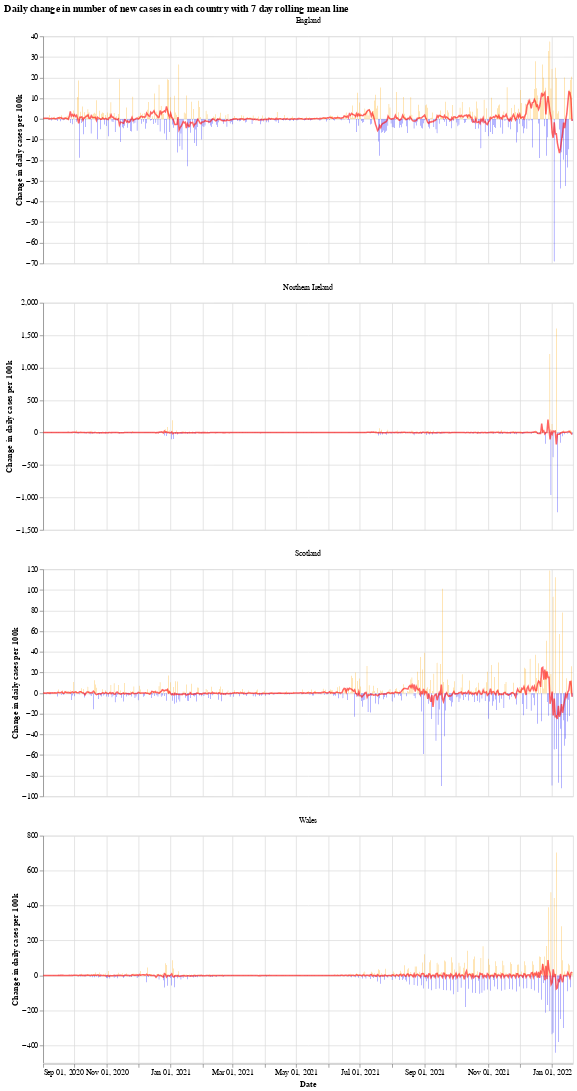

The notebook cell saved with this chart:
### Markdown cell above
We will use the Python library `Altair` for visualising the data, see the [altair docs](https://altair-viz.github.io/) for more information.

First we have a graph which shows the daily change in the number of new cases for each country. This number jumps up and down all over the place, which is likely due to delay in reporting of new cases over the weekend. Another interesting thing is that it looks like the daily cases in Wales experienced a much shorter period of calm over the summer (calm in the sense of daily cases not jumping up and down).

The orange bars are days when the number of new cases (per 100k population) was more than the previous day, while the blue are days when the number of new cases dropped. The red line is the 7 day moving average. 

When the moving average line is below 0, it means that there is a consistent drop in new cases. We can see this clearly happening around the times that lockdowns were introduced (though, to varying degrees). I will update the graphs soon with a marker of when each lockdown started.

### Code cell
# collapse
import altair as alt

bars = alt.Chart(uk_cases).mark_bar().encode(
    x=alt.X("yearmonthdate(date):T", axis=alt.Axis(title='Date')),
    y=alt.Y("casesChangeRate:Q", axis=alt.Axis(title='Change in daily cases per 100k')),
    tooltip='casesChange',
    color=alt.condition(
        alt.datum.casesChangeRate > 0,
        alt.value("orange"),  # The positive color
        alt.value("blue")  # The negative color
    )
).properties(title='Daily change in number of new cases with 7 day rolling mean',width=700).interactive()

line = alt.Chart(uk_cases).mark_line(
    color='red',
    size=2,
    opacity=0.6
).transform_window(
    rolling_mean='mean(casesChangeRate)',
    frame=[0, 7],
    groupby=['areaName']
).encode(
    x='yearmonthdate(date):T',
    y='rolling_mean:Q'
)

alt.layer(bars, line, data=uk_cases).facet(alt.Column(
    'areaName', title=''), columns=1).resolve_scale(y='independent').properties(title='Daily change in number of new cases in each country with 7 day rolling mean line')

### Figure 1 — Vega-Lite specification as saved in the notebook (floating-point values rounded to 4 significant figures; data arrays with more than 128 entries replaced by an {"elided": "..."} marker saying what was removed)
{"config": {"view": {"continuousWidth": 400, "continuousHeight": 300}}, "data": {"name": "data-1b7129930ae50b87a813d81cc25ea40d"}, "facet": {"type": "nominal", "field": "areaName", "title": ""}, "spec": {"layer": [{"mark": "bar", "encoding": {"color": {"condition": {"value": "orange", "test": "(datum.casesChangeRate > 0)"}, "value": "blue"}, "tooltip": {"type": "quantitative", "field": "casesChange"}, "x": {"type": "temporal", "axis": {"title": "Date"}, "field": "date", "timeUnit": "yearmonthdate"}, "y": {"type": "quantitative", "axis": {"title": "Change in daily cases per 100k"}, "field": "casesChangeRate"}}, "selection": {"selector001": {"type": "interval", "bind": "scales", "encodings": ["x", "y"]}}, "title": "Daily change in number of new cases with 7 day rolling mean", "width": 700}, {"mark": {"type": "line", "color": "red", "opacity": 0.6, "size": 2}, "encoding": {"x": {"type": "temporal", "field": "date", "timeUnit": "yearmonthdate"}, "y": {"type": "quantitative", "field": "rolling_mean"}}, "transform": [{"window": [{"op": "mean", "field": "casesChangeRate", "as": "rolling_mean"}], "frame": [0, 7], "groupby": ["areaName"]}]}]}, "columns": 1, "resolve": {"scale": {"y": "independent"}}, "title": "Daily change in number of new cases in each country with 7 day rolling mean line", "$schema": "https://vega.github.io/schema/vega-lite/v4.8.1.json", "datasets": {"data-1b7129930ae50b87a813d81cc25ea40d": {"elided": "2028 records"}}}
